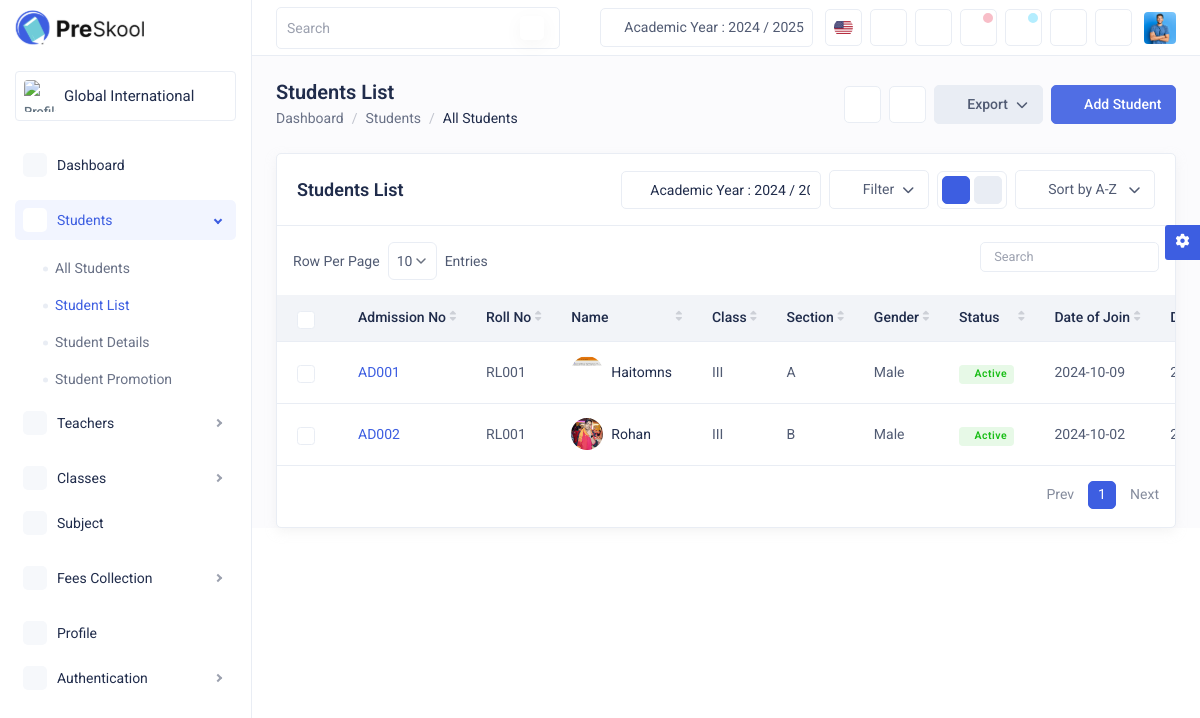
Page /students.php on the committed database.
### tables this page shows
CREATE TABLE IF NOT EXISTS `addstudent` (
  `ID` int NOT NULL AUTO_INCREMENT,
  `imageOfStudent` varchar(225) NOT NULL,
  `academicYear` varchar(25) NOT NULL,
  `admissionNumber` varchar(50) NOT NULL,
  `admissionDate` date NOT NULL,
  `rollNumber` varchar(30) NOT NULL,
  `studentStatus` varchar(10) NOT NULL,
  `fnameOfStudent` varchar(50) NOT NULL,
  `lnameOfStudent` varchar(50) NOT NULL,
  `class` varchar(10) NOT NULL,
  `section` varchar(10) NOT NULL,
  `gender` varchar(10) NOT NULL,
  `dateOfBirth` date NOT NULL,
  `bloodGroup` varchar(3) NOT NULL,
  `house` varchar(50) NOT NULL,
  `religion` varchar(50) NOT NULL,
  `category` varchar(20) NOT NULL,
  `caste` varchar(40) NOT NULL,
  `primaryContact` varchar(15) NOT NULL,
  `emailOfstudent` varchar(100) NOT NULL,
  `motherTongue` varchar(50) NOT NULL,
  `languageKnown` varchar(100) NOT NULL,
  `imageOfFather` varchar(225) NOT NULL,
  `fatherName` varchar(100) NOT NULL,
  `emailOfFather` varchar(100) NOT NULL,
  `fatherContact` varchar(15) NOT NULL,
  `fatherProfession` varchar(40) NOT NULL,
  `imageOfMother` varchar(225) NOT NULL,
  `motherName` varchar(100) NOT NULL,
  `emailOfMother` varchar(100) NOT NULL,
  `motherContact` varchar(20) NOT NULL,
  `motherProfession` varchar(40) NOT NULL,
  `guardianName` varchar(100) NOT NULL,
  `guardianRelation` varchar(30) NOT NULL,
  `guardianContact` varchar(20) NOT NULL,
  `guardianEmail` varchar(100) NOT NULL,
  `guardianOccupation` varchar(60) NOT NULL,
  `guardianAddress` varchar(60) NOT NULL,
  `imageOfGuardian` varchar(225) NOT NULL,
  `currentAddressOfStudent` varchar(60) NOT NULL,
  `permanentAddressOfStudent` varchar(60) NOT NULL,
  `districtOfStudent` varchar(30) NOT NULL,
  `provinceOfStudent` varchar(30) NOT NULL,
  `transportRoute` varchar(30) NOT NULL,
  `vehicleNumber` varchar(15) NOT NULL,
  `pickUpPoint` varchar(30) NOT NULL,
  `hostel` varchar(30) NOT NULL,
  `hostelRoomNumber` varchar(10) NOT NULL,
  `documentOfBirthCertificate` varchar(225) NOT NULL,
  `documentOfTransferCertificate` varchar(225) NOT NULL,
  `allergiesOfStudent` varchar(50) NOT NULL,
  `medicationOfStudent` varchar(60) NOT NULL,
  `previousSchoolName` varchar(100) NOT NULL,
  `previousSchoolAddress` varchar(100) NOT NULL,
  `bankName` varchar(100) NOT NULL,
  `branchOfBank` varchar(100) NOT NULL,
  `ifscNumber` varchar(40) NOT NULL,
  `otherInfo` varchar(100) NOT NULL,
  PRIMARY KEY (`ID`)
);

### students.php (the view, shortened to what the rows shown need)
<!DOCTYPE html>
<html lang="en">
<head>
    <link rel="stylesheet" href="css/bootstrap.min.css">
    <link rel="stylesheet" href="css/feather.css">
    <link rel="stylesheet" href="css/tabler-icons.css">
    <link rel="stylesheet" href="css/daterangepicker.css">
    <link rel="stylesheet" href="css/fontawesome.min.css">
    <link rel="stylesheet" href="css/all.min.css">
    <link rel="stylesheet" href="css/dataTables.bootstrap5.min.css">
    <link rel="stylesheet" href="css/select2.min.css">
    <link rel="stylesheet" href="css/bootstrap-datetimepicker.min.css">
    <link rel="stylesheet" href="css/style.css">
</head>
<body>
    <div class="main-wrapper">
        <div class="page-wrapper">
            <div class="content">
                <div class="card">
                    <div class="card-body p-0 py-3">
                        <div class="custom-datatable-filter table-responsive">
                            <table class="table datatable">
                                <thead class="thead-light">
                                    <tr>
                                        <th class="no-sort">
                                            <div class="form-check form-check-md">
                                                <input class="form-check-input" type="checkbox" id="select-all">
                                            </div>
                                        </th>
                                        <th>Admission No</th>
                                        <th>Roll No</th>
                                        <th>Name</th>
                                        <th>Class </th>
                                        <th>Section</th>
                                        <th>Gender</th>
                                        <th>Status</th>
                                        <th>Date of Join</th>
                                        <th>DOB</th>
                                    </tr>
                                </thead>
                                <tbody>
                                    <?php
                                    require_once 'php/allStudentGrid.php';
                                    foreach ($students as $student) {
                                    ?>
                                    <tr>
                                        <td>
                                            <div class="form-check form-check-md">
                                                <input class="form-check-input" type="checkbox">
                                            </div>
                                        </td>
                                        <td><a href="student-details.php" class="link-primary"><?php echo $student['admission_number']; ?></a></td>
                                        <td><?php echo $roll_number; ?></td>
                                        <td>
                                            <div class="d-flex align-items-center">
                                                <a href="student-details.php" class="avatar avatar-md"><img src="<?php echo $student['image_path']; ?>" class="img-fluid rounded-circle" alt="img"></a>
                                                <div class="ms-2">
                                                    <p class="text-dark mb-0"><a href="student-details.php"><?php echo $student['first_name']; ?></a>
                                                    </p>
                                                </div>
                                            </div>
                                        </td>
                                        <td><?php echo $student['class']; ?></td>
                                        <td><?php echo $student['section']; ?></td>
                                        <td><?php echo $student['gender']; ?></td>
                                        <td>
                                            <span class="badge badge-soft-success d-inline-flex align-items-center"><i class="ti ti-circle-filled fs-5 me-1"></i><?php echo $status; ?></span>
                                        </td>
                                        <td><?php echo $student['admission_date']; ?></td>
                                        <td><?php echo $student['dob']; ?></td>
                                    </tr>
                                    <?php } ?>
                                </tbody>
                            </table>
                        </div>
                    </div>
                </div>
            </div>
        </div>
    </div>
</body>
</html>

### rows in the picture
addstudent: admissionNumber "AD001", imageOfStudent (picture), fnameOfStudent "Haitomns", class "III", section "A", gender "Male", admissionDate "2024-10-09"
addstudent: rollNumber "RL001", studentStatus "Active", admissionNumber "AD002", imageOfStudent (picture), fnameOfStudent "Rohan", class "III", section "B", gender "Male", admissionDate "2024-10-02"
